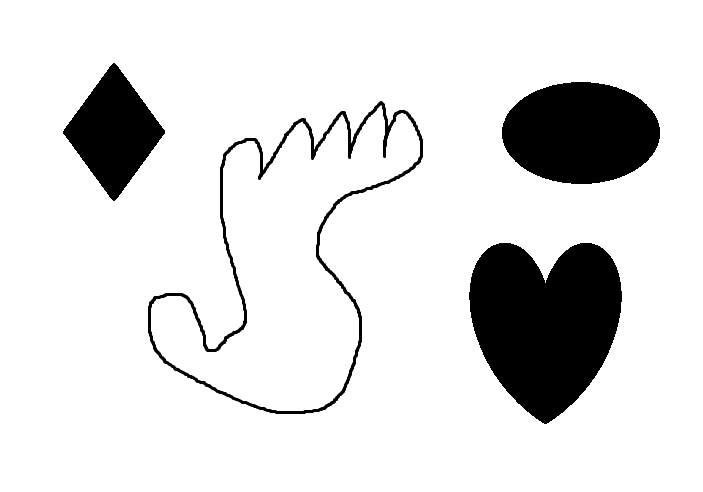
#> input picture img/1.png, 703 x 492 px, found by its file name
$ jupyter execute Chap2.ipynb
#> lines starting #> are read from the running program, lines starting #| are printed output that depends on the picture; after the words box and inside, x2 and y2 are one past the last pixel; in counts of white or black regions, pixels touching at a corner belong together; long printed decimals are rounded
[cell 1]
import numpy as np
import cv2 as cv
import matplotlib.pyplot as plt

# Đọc ảnh
im = cv.imread(r"D:\Documents\workspace\ThiGiacMayTinh\ComputerVision2025\img\1.png")
#> im is the input picture: shape (492, 703, 3); min 0, max 255, mean 222.3

# Chuyển sang ảnh xám
imgray = cv.cvtColor(im, cv.COLOR_BGR2GRAY)

# Nhị phân hóa
ret, thresh = cv.threshold(imgray, 127, 255, 0)
#> thresh: shape (492, 703); 87.2% white; 4 black regions

# Tìm contours
contours, _ = cv.findContours(thresh, cv.RETR_TREE, cv.CHAIN_APPROX_SIMPLE)
#> contours = 6 contours; box (x1, y1, x2, y2) and area: (0, 0, 703, 492) 344682, (147, 100, 424, 415) 42234, (151, 105, 420, 411) 36548, (468, 242, 623, 425) 20172, (501, 81, 661, 185) 12844, (62, 62, 166, 202) 7433

print("Số contours tìm được:", len(contours))
#| Số contours tìm được: 6

# Copy ảnh để vẽ
im_draw = im.copy()

for i, cnt in enumerate(contours):
    # Vẽ contour (màu xanh lá)
    cv.drawContours(im_draw, [cnt], -1, (0,255,0), 2)

    # Tìm tâm contour để đặt số thứ tự
    M = cv.moments(cnt)
    if M['m00'] != 0:
        cx = int(M['m10']/M['m00'])
        cy = int(M['m01']/M['m00'])
    else:
        cx, cy = cnt[0][0]  # lấy 1 điểm bất kỳ nếu không tính được tâm

    cv.putText(im_draw, str(i), (cx, cy), cv.FONT_HERSHEY_SIMPLEX,
               0.7, (0,0,255), 2, cv.LINE_AA)
#> this loop made 6 passes
#> (cnt, cx, cy) on pass 1: ([[0, 0], [0, 491], [702, 491], [702, 0]], 351, 245)
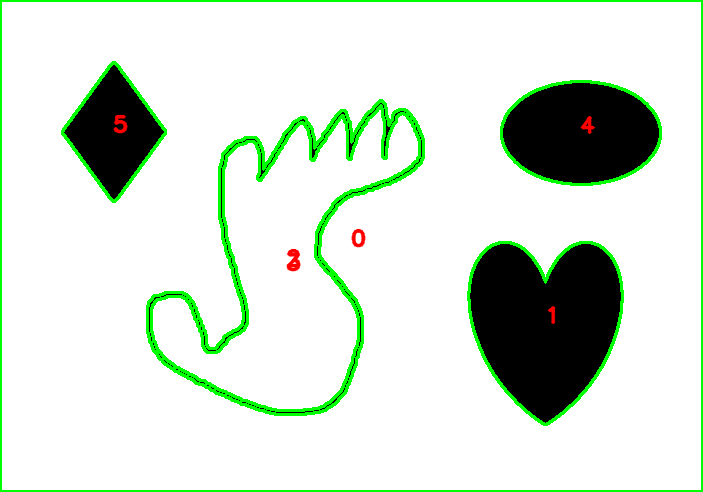
#> im_draw: shape (492, 703, 3); 5.66% of pixels changed, all inside (x1, y1, x2, y2) = (0, 0, 703, 492)

# Hiển thị ảnh
plt.figure(figsize=(8,8))
plt.imshow(cv.cvtColor(im_draw, cv.COLOR_BGR2RGB))
plt.axis("off")
plt.title("Contours + Đánh số thứ tự")
plt.show()

[cell 2]
# Phân tích contour thứ i
# ======================
i = 0  # chọn contour số 0
cnt = contours[i]
#> cnt = [[0, 0], [0, 491], [702, 491], [702, 0]]

# Moments
M = cv.moments(cnt)
#> M = moments, m00 344682, centre m10/m00, m01/m00 = (351, 245.5)
print(f"\n===== Contour {i} =====")
print("Moments:", M)
#> (printed output is left out)

# Diện tích
area = cv.contourArea(cnt)
#> area = 344682
print("Diện tích:", area)
#| Diện tích: 344682.0

# Tâm
if M['m00'] != 0:
    cx = int(M['m10']/M['m00'])
#> cx = 351
    cy = int(M['m01']/M['m00'])
#> cy = 245
    print(f"Tâm: ({cx}, {cy})")
#| Tâm: (351, 245)
else:
    cx, cy = 0, 0
    print("Không tính được tâm vì m00=0")

# Chu vi
perimeter = cv.arcLength(cnt, True)
#> perimeter = 2386
print("Chu vi:", perimeter)
#| Chu vi: 2386.0

# Vẽ contour và tâm
img_copy = im.copy()
cv.drawContours(img_copy, [cnt], -1, (0,255,0), 2)  # viền xanh lá
cv.circle(img_copy, (cx, cy), 5, (255,0,0), -1)     # tâm đỏ
#> img_copy: shape (492, 703, 3); mean B, G, R 218.8, 222.2, 218.7

plt.imshow(cv.cvtColor(img_copy, cv.COLOR_BGR2RGB))
plt.axis('off')
plt.title(f"Contour {i} + Tâm + Chu vi")
plt.show()

[cell 3]
# Phân tích contour thứ i
# ======================
i = 3  # chọn contour số 0
cnt = contours[i]
#> cnt = contour of 603 points, box (x1, y1, x2, y2) (151, 105, 420, 411), area 36548

# 1. Moments
M = cv.moments(cnt)
#> M = moments, m00 36547.5, centre m10/m00, m01/m00 = (286, 269.2)
print(f"\n===== Contour {i} =====")
print("Moments:", M)
#> (printed output is left out)

# 2. Contour Area
area = cv.contourArea(cnt)
#> area = 36547.5
print("Diện tích:", area)
#| Diện tích: 36547.5

# Tâm
if M['m00'] != 0:
    cx = int(M['m10']/M['m00'])
#> cx = 286
    cy = int(M['m01']/M['m00'])
#> cy = 269
    print(f"Tâm: ({cx}, {cy})")
#| Tâm: (286, 269)
else:
    cx, cy = 0, 0
    print("Không tính được tâm vì m00=0")

# Contour Perimeter
perimeter = cv.arcLength(cnt, True)
#> perimeter = 1470.2
print("Chu vi:", perimeter)
#| Chu vi: 1470.153

# Vẽ contour và tâm
img_copy = im.copy()
cv.drawContours(img_copy, [cnt], -1, (0,255,0), 2)  # viền xanh lá
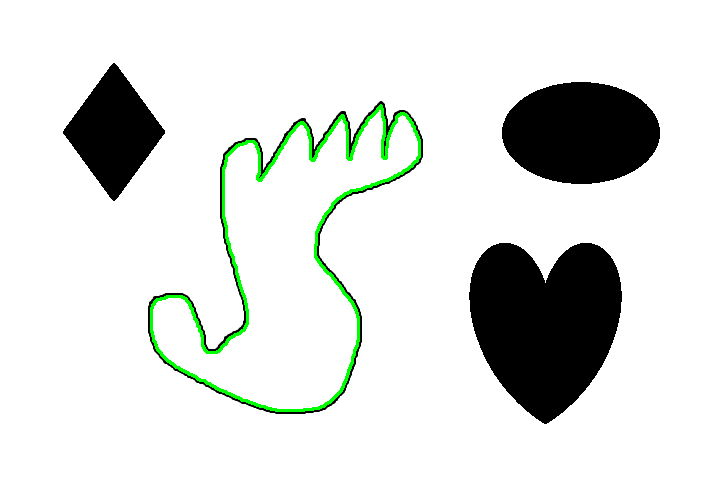
#> img_copy: shape (492, 703, 3); mean B, G, R 220.1, 223.6, 220.1
cv.circle(img_copy, (cx, cy), 5, (255,0,0), -1)     # tâm đỏ
#> img_copy: shape (492, 703, 3); 0.02% of pixels changed, all inside (x1, y1, x2, y2) = (281, 264, 292, 275)

plt.imshow(cv.cvtColor(img_copy, cv.COLOR_BGR2RGB))
plt.axis('off')
plt.title(f"Contour {i} + Tâm + Chu vi")
plt.show()

[cell 4]
# 4. Contour Approximation
# Xấp xỉ với epsilon = 10% và 1%
epsilon1 = 0.1 * perimeter
#> epsilon1 = 147
epsilon2 = 0.01 * perimeter
#> epsilon2 = 14.7
approx1 = cv.approxPolyDP(cnt, epsilon1, True)
#> approx1 = [[405, 114], [166, 360]]
approx2 = cv.approxPolyDP(cnt, epsilon2, True)
#> approx2 = contour of 21 points, box (x1, y1, x2, y2) (156, 105, 418, 410), area 33546
# Vẽ kết quả
img1 = im.copy()
cv.drawContours(img1, [approx1], -1, (0,255,0), 2)  # xấp xỉ thô
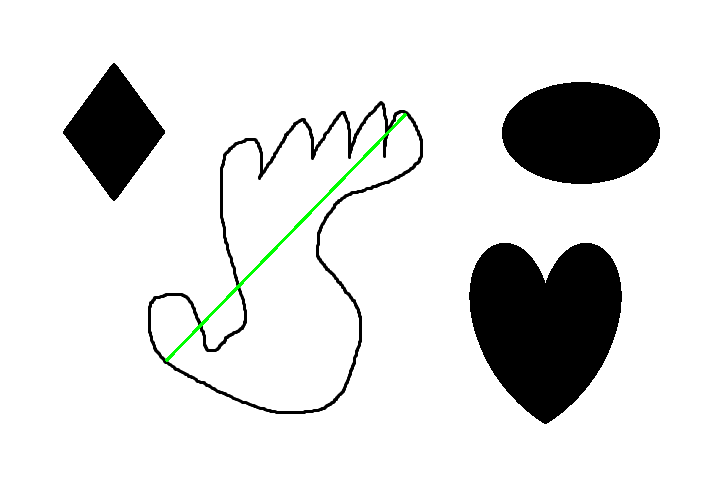
#> img1: shape (492, 703, 3); 0.31% of pixels changed, all inside (x1, y1, x2, y2) = (165, 113, 407, 362)

img2 = im.copy()
cv.drawContours(img2, [approx2], -1, (255,0,0), 2)  # xấp xỉ mịn
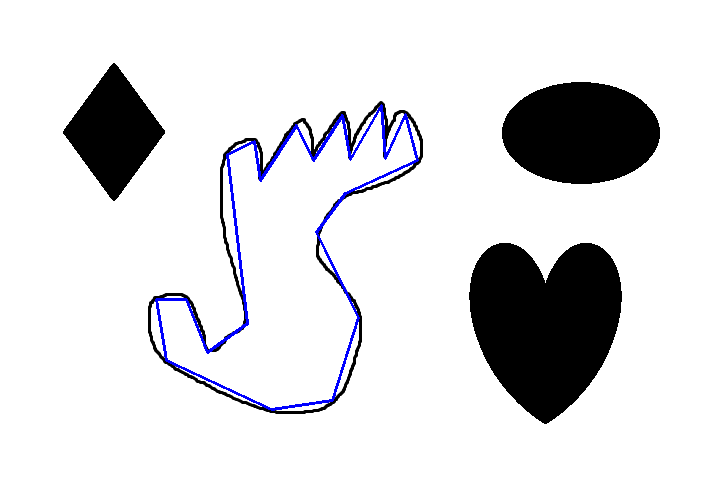
#> img2: shape (492, 703, 3); 1.09% of pixels changed, all inside (x1, y1, x2, y2) = (155, 104, 419, 411)

plt.subplot(1,3,2)
plt.imshow(cv.cvtColor(img1, cv.COLOR_BGR2RGB))
plt.title(f"epsilon = {epsilon1:.1f} (10%)")
plt.axis("off")

plt.subplot(1,3,3)
plt.imshow(cv.cvtColor(img2, cv.COLOR_BGR2RGB))
plt.title(f"epsilon = {epsilon2:.1f} (1%)")
plt.axis("off")

plt.show()
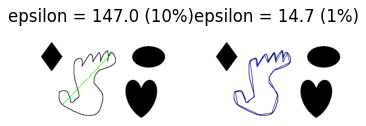
#> figure drawn by matplotlib, 2 panels

[cell 5]
# 5. Convex Hull
cnt = contours[1]
#> cnt = contour of 261 points, box (x1, y1, x2, y2) (468, 242, 623, 425), area 20172
# Vẽ contour (xanh) và convex hull (đỏ)
im_draw = im.copy()
cv.drawContours(im_draw, [cnt], -1, (0,255,0), 2)  # contour xanh
hull = cv.convexHull(cnt)
#> hull = contour of 61 points, box (x1, y1, x2, y2) (468, 242, 623, 425), area 21232
cv.drawContours(im_draw, [hull], -1, (0,0,255), 2)  # convex hull đỏ
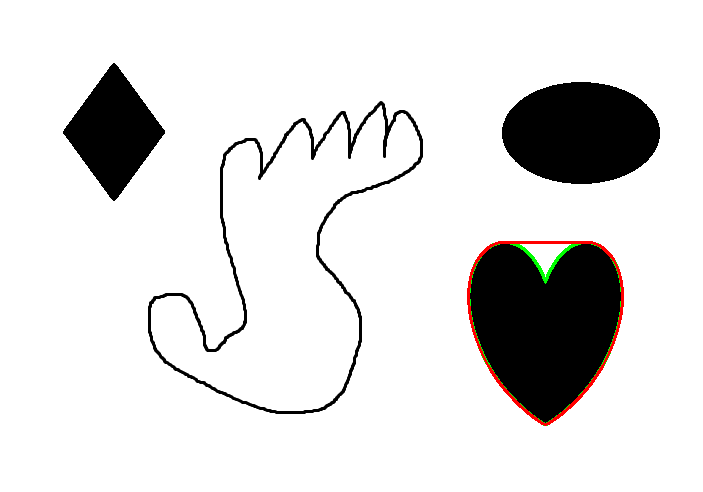
#> im_draw: shape (492, 703, 3); mean B, G, R 221.2, 221.7, 222.4

# Hiển thị kết quả
plt.imshow(cv.cvtColor(im_draw, cv.COLOR_BGR2RGB))
plt.title("Contour (xanh) vs Convex Hull (đỏ)")
plt.axis("off")
plt.show()

[cell 6]
# 6. Checking Convexity
# Copy ảnh để vẽ
im_draw = im.copy()

for i, cnt in enumerate(contours):
    # Làm mượt contour
    epsilon = 0.01 * cv.arcLength(cnt, True)
    approx = cv.approxPolyDP(cnt, epsilon, True)

    # Kiểm tra convexity
    k = cv.isContourConvex(approx)
    print(f"Contour {i} convex? {k}")

    # Màu xanh nếu convex, đỏ nếu không convex
    color = (0,255,0) if k else (0,0,255)
    cv.drawContours(im_draw, [approx], -1, color, 2)
#> this loop made 6 passes
#> (epsilon, k, color) on passes 2 to 5: (6.08, False, (0, 0, 255)), (13.84, False, (0, 0, 255)), (14.7, False, (0, 0, 255)), (4.39, True, (0, 255, 0))
#> (printed output is left out)
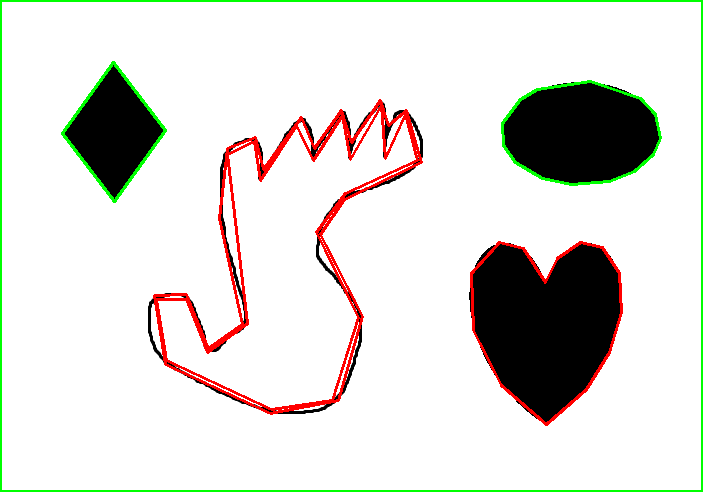
#> im_draw: shape (492, 703, 3); 4.61% of pixels changed, all inside (x1, y1, x2, y2) = (0, 0, 703, 492)

# Hiển thị
plt.figure(figsize=(6,6))
plt.imshow(cv.cvtColor(im_draw, cv.COLOR_BGR2RGB))
plt.axis("off")
plt.title("Xanh = convex, Đỏ = không convex (sau approx)")
plt.show()

[cell 7]
# 7. Bounding Rectangle
im_draw = im.copy()

# Lấy contour thứ 0 (bạn có thể thay đổi i để xem contour khác)
i = 3
cnt = contours[i]
#> cnt = contour of 603 points, box (x1, y1, x2, y2) (151, 105, 420, 411), area 36548

# 7.a Straight Bounding Rectangle (Xanh lá)
x,y,w,h = cv.boundingRect(cnt)
#> x = 151; y = 105; w = 269; h = 306
cv.rectangle(im_draw,(x,y),(x+w,y+h),(0,255,0),2)

# 7.b Rotated Rectangle (Đỏ)
rect = cv.minAreaRect(cnt)
#> rect = ((281.3, 242.8), (323.7, 208.1), -71.98)
box = cv.boxPoints(rect)
#> box = [[330.3, 428.9], [132.3, 364.5], [232.4, 56.68], [430.4, 121.1]]
box = box.astype(int)
#> box = [[330, 428], [132, 364], [232, 56], [430, 121]]
cv.drawContours(im_draw,[box],0,(0,0,255),2)

# Hiển thị ảnh
plt.figure(figsize=(8,8))
plt.imshow(cv.cvtColor(im_draw, cv.COLOR_BGR2RGB))
plt.axis("off")
plt.title("Bounding Rectangle: Xanh = Straight, Đỏ = Rotated")
plt.show()

[cell 8]
# 8. Minimum Enclosing Circle
cnt = contours[5]
#> cnt = contour of 146 points, box (x1, y1, x2, y2) (62, 62, 166, 202), area 7433

# Vẽ Minimum Enclosing Circle cho contour này
(x,y), radius = cv.minEnclosingCircle(cnt)
#> x = 113.5; y = 131.5; radius = 69.5
center = (int(x), int(y))
#> center = (113, 131)
radius = int(radius)
#> radius = 69

im_draw = im.copy()
cv.drawContours(im_draw, [cnt], -1, (0,0,255), 2)  # vẽ contour gốc màu đỏ
cv.circle(im_draw, center, radius, (0,255,0), 2)   # vẽ đường tròn bao màu xanh
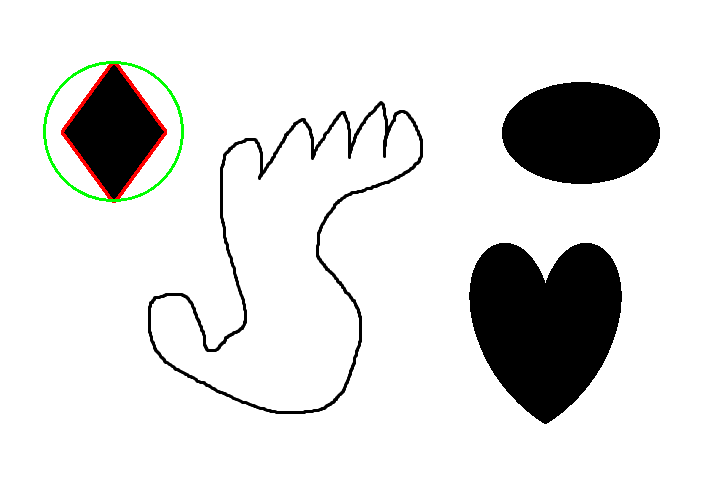
#> im_draw: shape (492, 703, 3); mean B, G, R 220.8, 221.8, 221.7

# Hiển thị ảnh
plt.figure(figsize=(6,6))
plt.imshow(cv.cvtColor(im_draw, cv.COLOR_BGR2RGB))
plt.axis("off")
plt.show()

[cell 9]
# 9. Fitting an Ellipse
im_draw = im.copy()

# Vẽ tất cả contours và ellipse
for i, cnt in enumerate(contours):
    # Vẽ contour đỏ
    cv.drawContours(im_draw, [cnt], -1, (0,0,255), 2)

    # Fit ellipse nếu đủ điểm
    if len(cnt) >= 5:
        ellipse = cv.fitEllipse(cnt)
        cv.ellipse(im_draw, ellipse, (0,255,0), 2)  # ellipse xanh

    # Đặt số thứ tự contour
    M = cv.moments(cnt)
    if M["m00"] != 0:
        cx = int(M["m10"]/M["m00"])
        cy = int(M["m01"]/M["m00"])
        cv.putText(im_draw, str(i), (cx, cy), cv.FONT_HERSHEY_SIMPLEX,
                   0.7, (255,0,0), 2)
#> this loop made 6 passes
#> (ellipse, cx, cy) on passes 2 to 6: (((545, 323.2), (153.3, 175.8), 0.112), 545, 322), (((294.8, 262.6), (213.9, 324.1), 28.26), 286, 265), (((296.1, 260.5), (211.2, 307), 31.56), 286, 269), (((580.5, 132.5), (102.9, 159), 89.98), 580, 132), (((113.3, 131.5), (87.3, 115.8), 179.8), 113, 131)
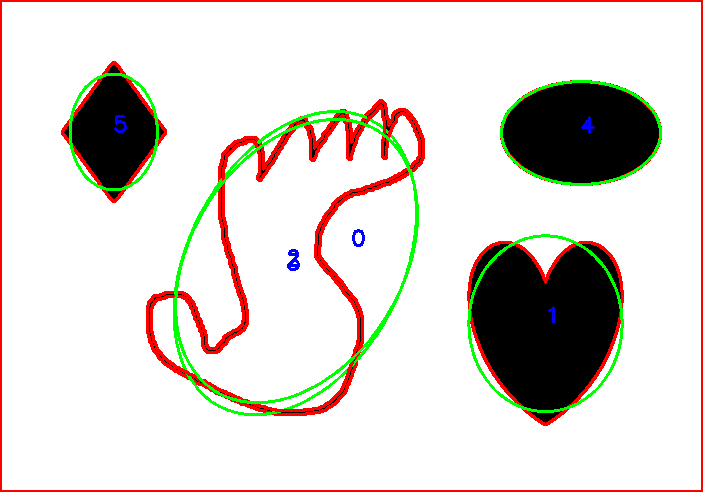
#> im_draw: shape (492, 703, 3); 7.18% of pixels changed, all inside (x1, y1, x2, y2) = (0, 0, 703, 492)

# Hiển thị ảnh
plt.figure(figsize=(6,6))
plt.imshow(cv.cvtColor(im_draw, cv.COLOR_BGR2RGB))
plt.axis("off")
plt.show()

[cell 10]
# 10. Fitting a Line
cnt = contours[3]   # chọn vật thể số 1 (thay đổi nếu muốn chọn vật thể khác)
#> cnt = contour of 603 points, box (x1, y1, x2, y2) (151, 105, 420, 411), area 36548

im_draw = im.copy()
# Vẽ contour để dễ quan sát
cv.drawContours(im_draw, [cnt], -1, (255,0,0), 2)  # xanh dương

# Fit line
rows, cols = im.shape[:2]
[vx, vy, x0, y0] = cv.fitLine(cnt, cv.DIST_L2, 0, 0.01, 0.01)
#> vx = [0.49]; vy = [-0.872]; x0 = [293.5]; y0 = [243.1]

# Tính 2 điểm đầu - cuối của line
lefty  = int((-x0 * vy / vx) + y0)
#> lefty = 765
righty = int(((cols - x0) * vy / vx) + y0)
#> righty = -486

cv.line(im_draw, (cols-1, righty), (0, lefty), (0,255,0), 2)  # line xanh lá
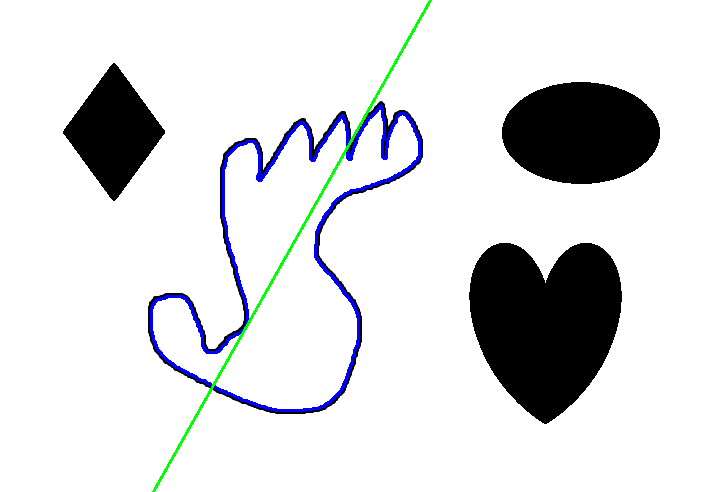
#> im_draw: shape (492, 703, 3); mean B, G, R 222.4, 220.2, 219

# Hiển thị kết quả
plt.imshow(cv.cvtColor(im_draw, cv.COLOR_BGR2RGB))
plt.title("Contour (xanh dương) + Fitting Line (xanh lá)")
plt.axis("off")
plt.show()

$ run again, with img/111.png copied over img/1.png
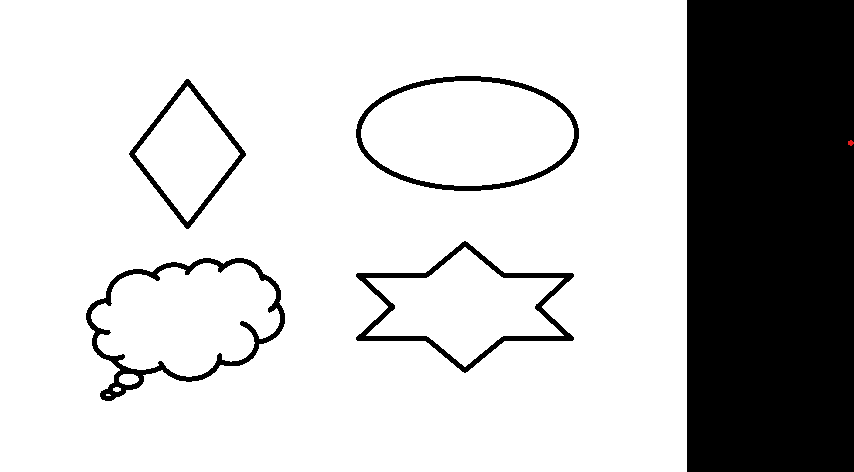
#> input picture img/111.png, 854 x 472 px, found by its file name
#> im is the input picture: shape (472, 854, 3); mean B, G, R 198, 198, 198
#> thresh: shape (472, 854); 77.6% white; 5 black regions
#> contours = 12 contours, 1 with area under 20; largest, box (x1, y1, x2, y2) and area: (0, 0, 687, 472) 323106, (355, 75, 580, 192) 20419, (85, 257, 286, 402) 19518, (361, 81, 574, 186) 17282, (355, 240, 575, 374) 15679
#| Số contours tìm được: 12
#> the loop `for i, cnt in enumerate(contours):` made 12 passes
#> (cnt, cx, cy) on passes 1, 3: ([[0, 0], [0, 471], [686, 471], [686, 0]], 343, 235), ([[106, 394], [106, 395], [110, 395], [109, 394]], 107, 394)
#> `cnt = contours[i]`: cnt = [[0, 0], [0, 471], [686, 471], [686, 0]]
#> `M = cv.moments(cnt)`: M = moments, m00 323106, centre m10/m00, m01/m00 = (343, 235.5)
#> (printed output is left out)
#> `area = cv.contourArea(cnt)`: area = 323106
#| Diện tích: 323106.0
#> `cx = int(M['m10']/M['m00'])`: cx = 343
#> `cy = int(M['m01']/M['m00'])`: cy = 235
#| Tâm: (343, 235)
#> `perimeter = cv.arcLength(cnt, True)`: perimeter = 2314
#| Chu vi: 2314.0
#> `cnt = contours[i]`: cnt = contour of 12 points, box (x1, y1, x2, y2) (113, 387, 121, 392), area 22
#> `M = cv.moments(cnt)`: M = moments, m00 22, centre m10/m00, m01/m00 = (116.5, 389)
#> (printed output is left out)
#> `area = cv.contourArea(cnt)`: area = 22
#| Diện tích: 22.0
#> `cx = int(M['m10']/M['m00'])`: cx = 116
#> `cy = int(M['m01']/M['m00'])`: cy = 389
#| Tâm: (116, 389)
#> `perimeter = cv.arcLength(cnt, True)`: perimeter = 19.66
#| Chu vi: 19.657
#> epsilon1 = 1.97
#> epsilon2 = 0.197
#> approx1 = [[113, 388], [115, 391], [120, 390], [118, 387]]
#> approx2 has the same summary as cnt
#> img1: shape (472, 854, 3); 0.01% of pixels changed, all inside (x1, y1, x2, y2) = (112, 386, 122, 393)
#> `cnt = contours[1]`: cnt = contour of 308 points, box (x1, y1, x2, y2) (85, 257, 286, 402), area 19518
#> hull = contour of 36 points, box (x1, y1, x2, y2) (85, 257, 286, 402), area 21492
#> the loop `for i, cnt in enumerate(contours):` made 12 passes
#> (epsilon, k, color) on passes 2, 4, 5, 6, 7, 8, 11, 12: (6.58, False, (0, 0, 255)), (0.197, False, (0, 0, 255)), (0.504, False, (0, 0, 255)), (6.99, False, (0, 0, 255)), (6.82, False, (0, 0, 255)), (6.12, False, (0, 0, 255)), (5.77, True, (0, 255, 0)), (5.38, True, (0, 255, 0))
#> (printed output is left out)
#> `cnt = contours[i]`: cnt = contour of 12 points, box (x1, y1, x2, y2) (113, 387, 121, 392), area 22
#> `x,y,w,h = cv.boundingRect(cnt)`: x = 113; y = 387; w = 8; h = 5
#> rect = ((116.5, 389), (4, 7), -90)
#> box = [[120, 391], [113, 391], [113, 387], [120, 387]]
#> `cnt = contours[5]`: cnt = contour of 315 points, box (x1, y1, x2, y2) (91, 263, 280, 377), area 15140
#> `(x,y), radius = cv.minEnclosingCircle(cnt)`: x = 185; y = 318; radius = 94.09
#> center = (185, 318)
#> `radius = int(radius)`: radius = 94
#> the loop `for i, cnt in enumerate(contours):` made 12 passes
#> (ellipse, cx, cy) on passes 2, 4, 5, 6, 7, 8, 9, 10: (((180.6, 322.1), (124.7, 212.4), 73.74), 183, 320), (((116.5, 389), (4.29, 7.25), 90), 116, 389), (((128.1, 378.7), (10.48, 19.66), 89.9), 128, 378), (((185.4, 317.3), (105.7, 180.2), 80.85), 186, 317), (((464.2, 306.6), (115.5, 222), 90.01), 464, 306), (((463.8, 306.6), (99.81, 170.6), 90.12), 464, 306), (((186.8, 153.5), (101.3, 127.7), 0.0831), 187, 153), (((187, 153.5), (88.87, 113), 0.0806), 187, 153)
#> after the loop `for i, cnt in enumerate(contours):`:
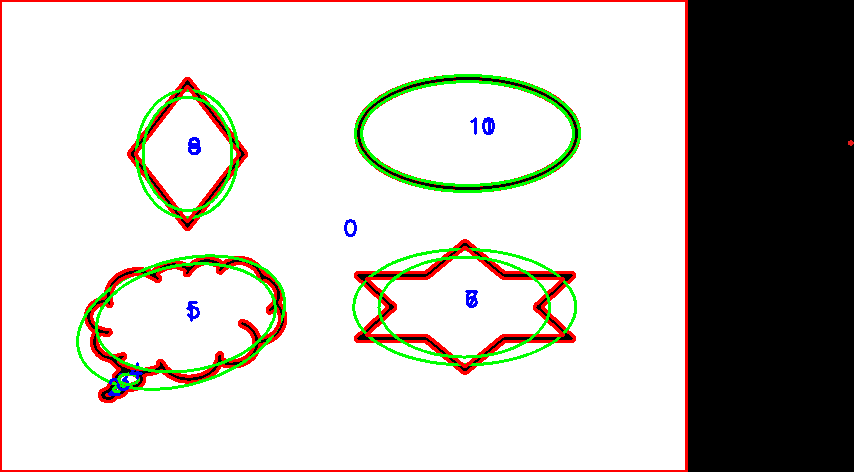
#> im_draw: shape (472, 854, 3); 6.58% of pixels changed, all inside (x1, y1, x2, y2) = (0, 0, 688, 472)
#> `cnt = contours[3]`: cnt = contour of 12 points, box (x1, y1, x2, y2) (113, 387, 121, 392), area 22
#> vx = [1]; vy = [0]; x0 = [116.5]; y0 = [389]
#> lefty = 389
#> `cv.line(im_draw, (cols-1, righty), (0, lefty), (0,255,0), 2)`:
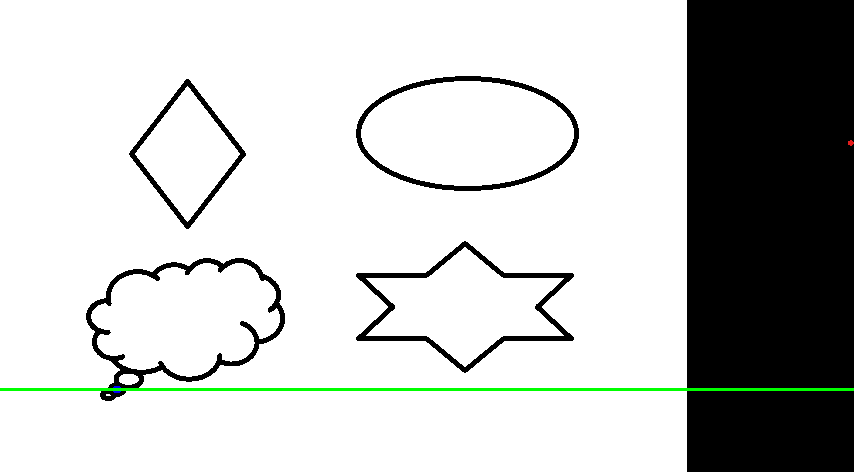
#> im_draw: shape (472, 854, 3); mean B, G, R 196.7, 198.3, 196.7
